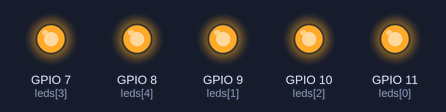
Bench run of a program on a simulated Raspberry Pi (BCM pin numbers). Parts: output pins drawn as LEDs (lit = HIGH). Random numbers come from a fixed seed.

Above: at 0.1 s.
At 11.3 s:
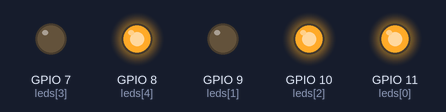
At 20.8 s:
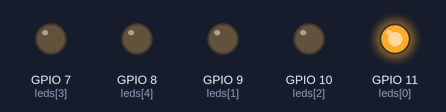
At 25.0 s:
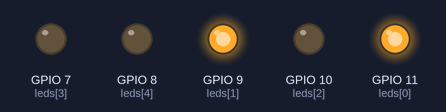
At 31.1 s:
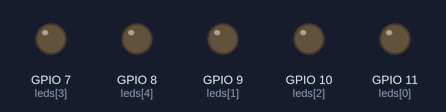
At 36.1 s:
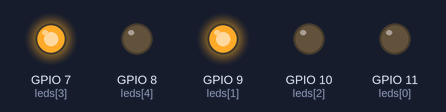
Timing chart, 0 to 40.0 s (numbered marks = the images above):
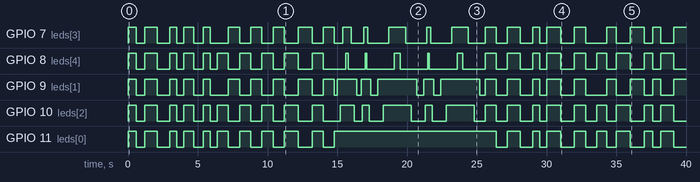

The program:

tShirtLED.py
```python
#!/usr/bin/python3

from gpiozero import LEDBoard
from time import sleep
from random import randint

leds = LEDBoard(11, 9, 10, 7, 8)

while True:
    for i in range(5):
        wait = randint(5,10)/10
        leds.on()
        sleep(wait)
        leds.off()
        sleep(wait)
    for i in range(5):
        wait = randint(5,10)/10
        leds.value = (1, 0, 1, 0, 1)
        sleep(wait)
        leds.value = (0, 1, 0, 1, 0)
        sleep(wait)
    for i in range(5):
        wait = randint(1,5)/10
        leds.value = (1, 0, 0, 0, 0)
        sleep(wait)
        leds.value = (1, 1, 0, 0, 0)
        sleep(wait)
        leds.value = (1, 1, 1, 0, 0)
        sleep(wait)
        leds.value = (1, 1, 1, 1, 0)
        sleep(wait)
        leds.value = (1, 1, 1, 1, 1)
        sleep(wait)
        leds.value = (1, 1, 1, 1, 0)
        sleep(wait)
        leds.value = (1, 1, 1, 0, 0)
        sleep(wait)
        leds.value = (1, 1, 0, 0, 0)
        sleep(wait)
        leds.value = (1, 0, 0, 0, 0)
        sleep(wait)
```

Measured:
- by itself, GPIO 7 (leds[3]): LOW → HIGH at 0.00 s, → LOW 0.60 s later, → HIGH 0.60 s later, → LOW 0.90 s later, … (47 changes in this stretch)
- by itself, GPIO 8 (leds[4]): LOW → HIGH at 0.00 s, → LOW 0.60 s later, → HIGH 0.60 s later, → LOW 0.90 s later, … (48 changes in this stretch)
- by itself, GPIO 9 (leds[1]): LOW → HIGH at 0.00 s, → LOW 0.60 s later, → HIGH 0.60 s later, → LOW 0.90 s later, … (47 changes in this stretch)
- by itself, GPIO 10 (leds[2]): LOW → HIGH at 0.00 s, → LOW 0.60 s later, → HIGH 0.60 s later, → LOW 0.90 s later, … (48 changes in this stretch)
- by itself, GPIO 11 (leds[0]): LOW → HIGH at 0.00 s, → LOW 0.60 s later, → HIGH 0.60 s later, → LOW 0.90 s later, … (38 changes in this stretch)
